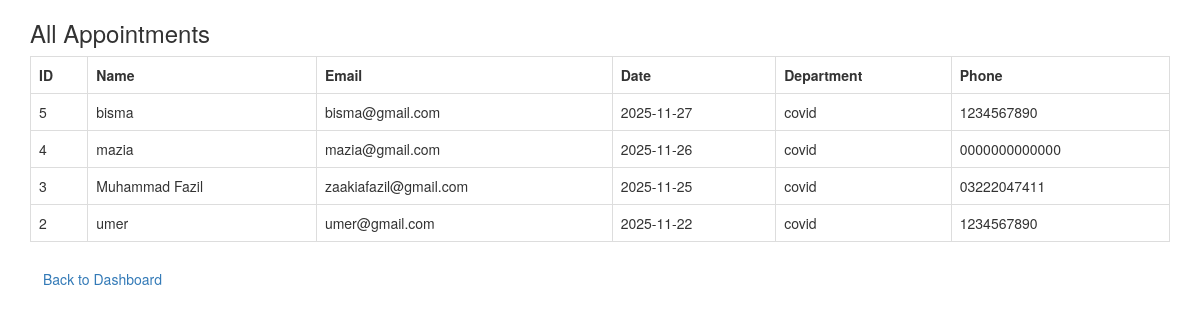
The app's page /hospital/appointments.php (signed in) with its own data.
### tables this page shows
CREATE TABLE `appointment` (
  `id` int(11) NOT NULL,
  `patient_id` int(11) DEFAULT NULL,
  `name` varchar(100) DEFAULT NULL,
  `email` varchar(100) DEFAULT NULL,
  `phone` varchar(20) DEFAULT NULL,
  `date` date DEFAULT NULL,
  `department` varchar(100) DEFAULT NULL,
  `message` text DEFAULT NULL
);

### hospital/appointments.php (the view, shortened to what this page needs)
<?php
include "db.php";
$data = mysqli_query($conn, "SELECT * FROM appointment ORDER BY id DESC");
?>
<!DOCTYPE html>
<html>
<head>
<link rel="stylesheet" href="../css/bootstrap.min.css">
</head>
<body class="container mt-4">
<h3>All Appointments</h3>
<table class="table table-bordered">
<tr>
    <th>ID</th>
    <th>Name</th>
    <th>Email</th>
    <th>Date</th>
    <th>Department</th>
    <th>Phone</th>
</tr>
<?php while($r = mysqli_fetch_assoc($data)){ ?>
<tr>
    <td><?php echo $r['id'] ?></td>
    <td><?php echo $r['name'] ?></td>
    <td><?php echo $r['email'] ?></td>
    <td><?php echo $r['date'] ?></td>
    <td><?php echo $r['department'] ?></td>
    <td><?php echo $r['phone'] ?></td>
</tr>
<?php } ?>
</table>
 <a href="dashboard.php" class="btn btn-secondary">Back to Dashboard</a>
</body>
</html>

### records on screen
appointment: id "5", name "bisma", email "bisma@gmail.com", date "2025-11-27", department "covid", phone "1234567890"
appointment: id "4", name "mazia", email "mazia@gmail.com", date "2025-11-26", department "covid", phone "0000000000000"
appointment: id "3", name "Muhammad Fazil", email "zaakiafazil@gmail.com", date "2025-11-25", department "covid", phone "03222047411"
appointment: id "2", name "umer", email "umer@gmail.com", date "2025-11-22", department "covid", phone "1234567890"
